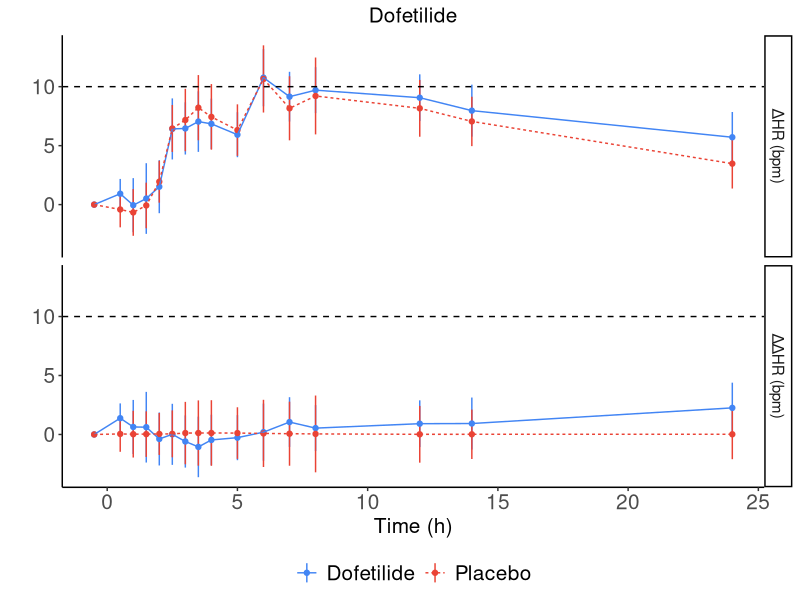
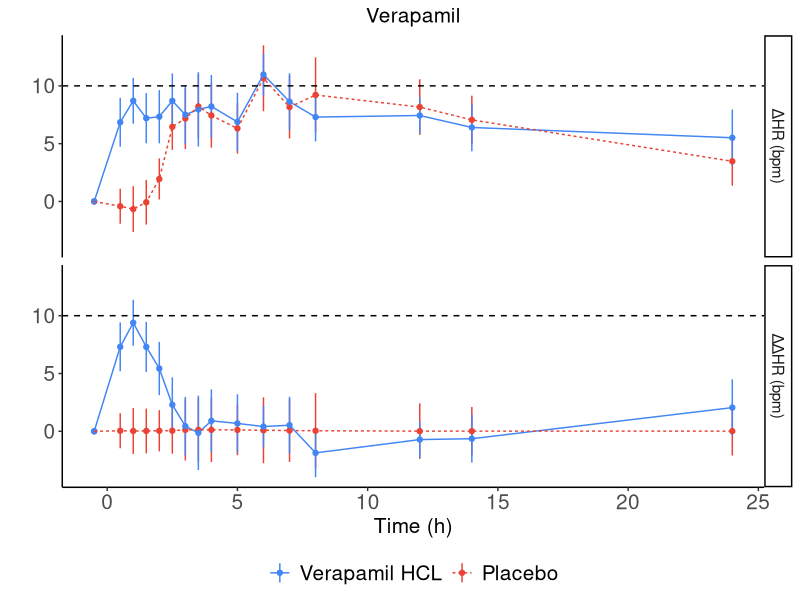
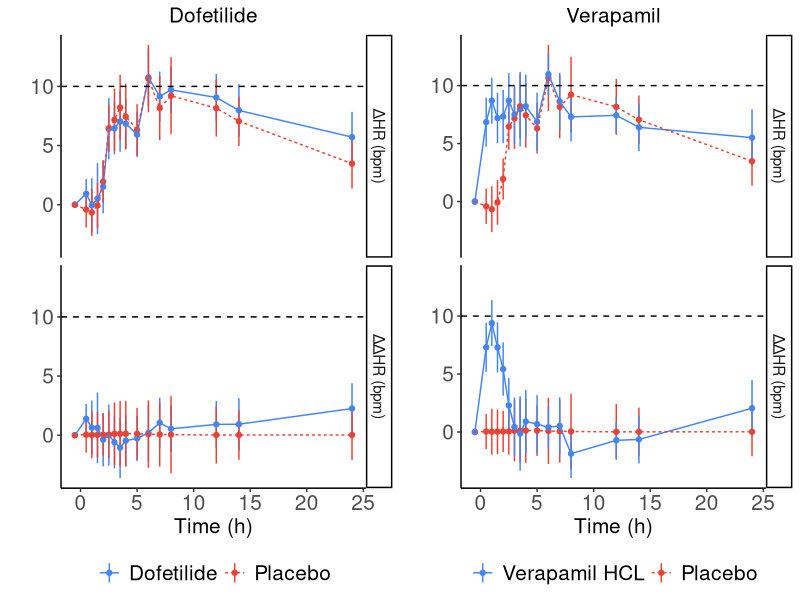

Reproduce these figures in R, in order. (Note: this script raises an error after producing the figures.)
## Created by: pharmacometrician
## Date: dd/mm/yyyy
## generate exploratory data analysis plots

#Clean environment
rm(list=ls())

library(dplyr)
library(cowplot)
library(ggplot2)
library(ggrepel)
library(readr)
library(tidyr)
library(ggthemes)

## Import datasetS
d0.dof <- read.csv("data/derived/qtpk_dofetilide.csv") 
d0.ver <- read.csv("data/derived/qtpk_verapamil.csv") 

## Settings for plots and labels
conc.label <- "Drug concentration (ng/mL)" 

# QT labels
delta.QTcF.label <- expression(paste(Delta,"QTcF (msec)"))
deltadelta.QTcF.label <- expression(paste(Delta,Delta,"QTcF (msec)"))

# time labels
time.label <- "Time (hours)"

# ggplot themes
theme_set(theme_bw(base_size = 12))

plot_settings <- list(
theme_classic(),
theme(axis.title = element_text(size = 15),
    axis.text = element_text(size = 15),
    legend.title = element_text(size = 15),
    legend.text = element_text(size = 15),
    strip.text.x = element_text(size = 15)))

## summary funciton 
my.sum.fun<-funs(mean   = mean(. ,na.rm=T),
                 median = median(. , na.rm=T),
                 min    = min(. ,na.rm=T),
                 max    = max(. ,na.rm=T),
                 sd     = sd(. ,na.rm=T), 
                 n      = sum(!is.na(.)),
                 se     = sd(. ,na.rm=T)/sqrt(sum(!is.na(.))),
                 LCL    = mean(. ,na.rm=T)+qnorm(0.05)*(sd(. ,na.rm=T)/sqrt(sum(!is.na(.)))),
                 UCL    = mean(. ,na.rm=T)+qnorm(0.95)*(sd(. ,na.rm=T)/sqrt(sum(!is.na(.)))))

## Generate Figure 1. Time course of dHR and ddHR

# dofetilide

hr.dt.dof <-d0.dof %>%
  # Make long dataset
  dplyr::select(USUBJID, TREAT, TIME, QTcF.CFB, HR.CFB, ddHR, CONC) %>%
  gather(key = KEY, value = VALUE, -USUBJID, -TREAT, -TIME) %>%
  ## Group by these factors
  group_by(KEY, TREAT, TIME) %>%
  ## Summarize HR, PK, and QT by factors using my summary function 
  summarise_at(vars(VALUE), my.sum.fun) %>%
  ## Show mean and Sd for PK and CI for HR and QT
  mutate(P.UCL = ifelse(KEY  == "CONC", mean+sd, UCL),
         P.LCL = ifelse(KEY  == "CONC", mean-sd, LCL)) %>%
  ungroup() %>%
  ## Labels for facets in plot
  mutate(key2=case_when(KEY=="CONC" ~ conc.label,
                        KEY=="HR.CFB" ~ "\u0394HR (bpm)",
                        KEY=="ddHR" ~ "\u0394\u0394HR (bpm)",
                        KEY=="QTcF.CFB" ~ "\u0394QTcF (msec)"
  ))

## Create cut-offs for time course plots
hline.data <- data.frame(cutoff = c(NA, 10, 10, 10),
                         KEY = c("CONC", "HR.CFB", "ddHR","QTcF.CFB"))

## To arrange group legend in plot
hr.dt.dof$TREAT <- factor(hr.dt.dof$TREAT, levels = c("Dofetilide","Placebo"))

## Make HR by time figure

By.Time.HR.dof <-ggplot(data=hr.dt.dof %>% filter(KEY %in% c("HR.CFB","ddHR")), aes(x=TIME,y=mean, col=TREAT))+
  geom_linerange(aes(ymin=P.LCL, ymax=P.UCL))+
  geom_point()+
  geom_line(aes(x=TIME,y=mean, linetype=TREAT, group=TREAT))+
  labs(title="Dofetilide",x="Time (h)", y="")+
  facet_grid(key2~.)+ 
  geom_hline(data = hline.data %>% filter(KEY %in% c("HR.CFB","ddHR")), aes(yintercept = cutoff), linetype="dashed") +
  theme(strip.text = element_text(
    size = 10)) +
  plot_settings +
  theme(legend.title=element_blank(),
        legend.position="bottom",
        plot.title = element_text(hjust = 0.5,size=15),
        strip.text = element_text(size = 11))+
  scale_color_gdocs()
By.Time.HR.dof

# verapamil
hr.dt.ver <-d0.ver %>%
  # Make long dataset
  dplyr::select(USUBJID, TREAT, TIME, QTcF.CFB, HR.CFB, ddHR, CONC) %>%
  gather(key = KEY, value = VALUE, -USUBJID, -TREAT, -TIME) %>%
  ## Group by these factors
  group_by(KEY, TREAT, TIME) %>%
  ## Summarize HR, PK, and QT by factors using my summary function 
  summarise_at(vars(VALUE), my.sum.fun) %>%
  ## Show mean and Sd for PK and CI for HR and QT
  mutate(P.UCL = ifelse(KEY  == "CONC", mean+sd, UCL),
         P.LCL = ifelse(KEY  == "CONC", mean-sd, LCL)) %>%
  ungroup() %>%
  ## Labels for facets in plot
  mutate(key2=case_when(KEY=="CONC" ~ conc.label,
                        KEY=="HR.CFB" ~ "\u0394HR (bpm)",
                        KEY=="ddHR" ~ "\u0394\u0394HR (bpm)",
                        KEY=="QTcF.CFB" ~ "\u0394QTcF (msec)"
  ))

## To arrange group legend in plot
hr.dt.ver$TREAT <- factor(hr.dt.ver$TREAT, levels = c("Verapamil HCL","Placebo"))

## Make HR by time figure

By.Time.HR.ver <-ggplot(data=hr.dt.ver %>% filter(KEY %in% c("HR.CFB","ddHR")), aes(x=TIME,y=mean, col=TREAT))+
  geom_linerange(aes(ymin=P.LCL, ymax=P.UCL))+
  geom_point()+
  geom_line(aes(x=TIME,y=mean, linetype=TREAT, group=TREAT))+
  labs(title="Verapamil",x="Time (h)", y="")+
  facet_grid(key2~.)+ 
  geom_hline(data = hline.data %>% filter(KEY %in% c("HR.CFB","ddHR")), aes(yintercept = cutoff), linetype="dashed") +
  theme(strip.text = element_text(
    size = 10)) +
  plot_settings +
  theme(legend.title=element_blank(),
        legend.position="bottom",
        plot.title = element_text(hjust = 0.5,size=15),
        strip.text = element_text(size = 11))+
  scale_color_gdocs()
By.Time.HR.ver

By.Time.HR.both <- plot_grid(By.Time.HR.dof, By.Time.HR.ver, align="hv")
By.Time.HR.both

ggsave("results/hr_plots.png", width = 10, height = 6)

## Generate Figure 2. QTc versus RR plot

# dofetilide
mplot.data.dof <- d0.dof %>% 
  dplyr::select(USUBJID, TREAT, ACTIVE, QT=QTm, RRm, QTcF, QTcB) %>%
  gather(value = value, key = type, -RRm, -USUBJID, -TREAT, -ACTIVE) 

## To arrange group legend in plot
mplot.data.dof$TREAT <- factor(mplot.data.dof$TREAT, levels = c("Dofetilide","Placebo"))

m.plot.dof <- ggplot(data=mplot.data.dof, aes(RRm, value, col=TREAT))+
  geom_point(alpha=0.2)+
  facet_wrap(~type, nrow=2)+          
  geom_smooth(aes(RRm, value, fill=TREAT),
              linewidth=1, method="lm", se=T)+
  labs(title="Dofetilide",x="RR interval (msec)", 
       y="") +
  plot_settings +
  theme(legend.title=element_blank(),
        legend.position="bottom",
        plot.title = element_text(hjust = 0.5,size=15))+
  scale_color_gdocs()+
  scale_fill_gdocs()
m.plot.dof

# verapamil
mplot.data.ver <- d0.ver %>% 
  dplyr::select(USUBJID, TREAT, ACTIVE, QT=QTm, RRm, QTcF, QTcB) %>%
  gather(value = value, key = type, -RRm, -USUBJID, -TREAT, -ACTIVE) 

## To arrange group legend in plot
mplot.data.ver$TREAT <- factor(mplot.data.ver$TREAT, levels = c("Verapamil HCL","Placebo"))

m.plot.ver <- ggplot(data=mplot.data.ver, aes(RRm, value, col=TREAT))+
  geom_point(alpha=0.2)+
  facet_wrap(~type, nrow=2)+          
  geom_smooth(aes(RRm, value, fill=TREAT),
              linewidth=1, method="lm", se=T)+
  labs(title="Verapamil",x="RR interval (msec)", 
       y="") +
  plot_settings +
  theme(legend.title=element_blank(),
        legend.position="bottom",
        plot.title = element_text(hjust = 0.5,size=15))+
  scale_color_gdocs()+
  scale_fill_gdocs()
m.plot.ver

m.plot.both <- plot_grid(m.plot.dof,m.plot.ver, align="hv")

ggsave("results/qt_vs_rr_plot.png", width = 12, height = 6)

## Generate Figure 3. Time course of drug concentration and dQTcF

# dofetilide
By.Time.QT.dof <-ggplot(data=hr.dt.dof %>% filter(KEY %in% c("CONC","QTcF.CFB")), aes(x=TIME,y=mean, col=TREAT))+
  geom_linerange(aes(ymin=P.LCL, ymax=P.UCL))+
  geom_point()+
  geom_line(aes(x=TIME,y=mean, linetype=TREAT, group=TREAT))+
  labs(title="Dofetilide",x="Time (h)", y="")+
  facet_grid(key2~.,scales = "free_y")+ 
  theme(strip.text = element_text(
    size = 10)) +
  plot_settings +
  theme(legend.title=element_blank(),
        legend.position="bottom",
        plot.title = element_text(hjust = 0.5,size=15),
        strip.text = element_text(size = 11))+
  scale_color_gdocs()
By.Time.QT.dof

# verapamil
By.Time.QT.ver <-ggplot(data=hr.dt.ver %>% filter(KEY %in% c("CONC","QTcF.CFB")), aes(x=TIME,y=mean, col=TREAT))+
  geom_linerange(aes(ymin=P.LCL, ymax=P.UCL))+
  geom_point()+
  geom_line(aes(x=TIME,y=mean, linetype=TREAT, group=TREAT))+
  labs(title="Verapamil",x="Time (h)", y="")+
  facet_grid(key2~.,scales = "free_y")+ 
  theme(strip.text = element_text(
    size = 10)) +
  plot_settings +
  theme(legend.title=element_blank(),
        legend.position="bottom",
        plot.title = element_text(hjust = 0.5,size=15),
        strip.text = element_text(size = 11))+
  scale_color_gdocs()
By.Time.QT.ver

By.Time.QT.both <- plot_grid(By.Time.QT.dof,By.Time.QT.ver, align="hv")

ggsave("results/conc_qt_timecourse.png", width = 12, height = 6)

## generate Figure 4. a) Hysteresis plot, b) Concentration versus ΔΔQTcF bin-plot

## Hysteresis plot dofetilide
hyst.qtpk.dof <- d0.dof %>%
  ## grouping factors 
  group_by(TREAT, TIME) %>% 
  ## summarize PK and ddQT by factors using my summary function 
  summarise_at(vars(CONC, ddQTcF), my.sum.fun) %>%
  mutate(TIME_LABEL = parse_factor(paste0(as.character(TIME)," h")))

Hysteresis.plot.dof <- ggplot(data=hyst.qtpk.dof %>%filter(TREAT!="Placebo"), aes(x=CONC_mean, y=ddQTcF_mean))+
  geom_path(alpha=0.7)+
  geom_pointrange(aes(ymin=ddQTcF_LCL, ymax=ddQTcF_UCL), alpha=0.5)+
  geom_text_repel(size =3, aes(label=TIME_LABEL))+
  labs(title="Dofetilide",
       x=conc.label, y=deltadelta.QTcF.label) +
  theme(plot.title = element_text(hjust = 0.5,size=15))
Hysteresis.plot.dof

## Hysteresis plot verapamil
hyst.qtpk.ver <- d0.ver %>%
  ## grouping factors 
  group_by(TREAT, TIME) %>% 
  ## summarize PK and ddQT by factors using my summary function 
  summarise_at(vars(CONC, ddQTcF), my.sum.fun) %>%
  mutate(TIME_LABEL = parse_factor(paste0(as.character(TIME)," h")))

Hysteresis.plot.ver <- ggplot(data=hyst.qtpk.ver %>%filter(TREAT!="Placebo"), aes(x=CONC_mean, y=ddQTcF_mean))+
  geom_path(alpha=0.7)+
  geom_pointrange(aes(ymin=ddQTcF_LCL, ymax=ddQTcF_UCL), alpha=0.5)+
  geom_text_repel(size =3, aes(label=TIME_LABEL))+
  labs(title="Verapamil",
       x=conc.label, y=deltadelta.QTcF.label) +
  theme(plot.title = element_text(hjust = 0.5,size=15))
Hysteresis.plot.ver

## Concentration versus ΔΔQTcF bin-plot dofetilide

Bin.qtpk.dof <- d0.dof %>%
  ## remove missing CONC, and ddQTcF and Placebo
  filter(!is.na(CONC) & !is.na(ddQTcF) & TREAT!="Placebo") %>%
  ## Create Deciles and use that as a factor for summary function 
  group_by(Decile=ntile(CONC, 10), TREAT) %>% 
  summarise_at(vars(CONC, ddQTcF), my.sum.fun)

## Create data for plotting bin width
## Shows the cutpoints of the bins (min and max)
plot.bins.dof<-expand.grid(cutpoints=c(Bin.qtpk.dof$CONC_min, max(d0.dof$CONC, na.rm=T)),
                       y.plot=min(Bin.qtpk.dof$ddQTcF_min, na.rm=T)*1.2)

d0.dof$TREAT <- factor(d0.dof$TREAT, levels = c("Dofetilide","Placebo"))

Explor.plot.dof <-ggplot()+
  geom_point(data=d0.dof, aes(x=CONC, y=ddQTcF, col=TREAT), alpha=0.2)+
  geom_smooth(data=d0.dof, method="lm",se=F, col="black", size=0.5, linetype=2, aes(x=CONC, y=ddQTcF))+
  geom_smooth(data=d0.dof, method="loess",se=F, col="#f44336", aes(x=CONC, y=ddQTcF))+
  geom_pointrange(data=Bin.qtpk.dof, aes(x=CONC_median, 
                                     ymax=ddQTcF_mean+ddQTcF_sd, 
                                     ymin=ddQTcF_mean-ddQTcF_sd,
                                     y=ddQTcF_mean, 
                                     col=TREAT)) +
  geom_point(data=plot.bins.dof, aes(y=y.plot, x=cutpoints), shape="|", size=2 )+
  geom_line(data=plot.bins.dof, aes(y=y.plot, x=cutpoints), size=0.25)+
  labs(x=conc.label, y=deltadelta.QTcF.label) +
  theme(legend.position="none") +
  scale_color_gdocs()
Explor.plot.dof

## Concentration versus ΔΔQTcF bin-plot verapamil

Bin.qtpk.ver <- d0.ver %>%
  ## remove missing CONC, and ddQTcF and Placebo
  filter(!is.na(CONC) & !is.na(ddQTcF) & TREAT!="Placebo") %>%
  ## Create Deciles and use that as a factor for summary function 
  group_by(Decile=ntile(CONC, 10), TREAT) %>% 
  summarise_at(vars(CONC, ddQTcF), my.sum.fun)

## Create data for plotting bin width
## Shows the cutpoints of the bins (min and max)
plot.bins.ver<-expand.grid(cutpoints=c(Bin.qtpk.ver$CONC_min, max(d0.ver$CONC, na.rm=T)),
                           y.plot=min(Bin.qtpk.ver$ddQTcF_min, na.rm=T)*1.2)

## To arrange group legend in plot
d0.ver$TREAT <- factor(d0.ver$TREAT, levels = c("Verapamil HCL","Placebo"))

Explor.plot.ver <-ggplot()+
  geom_point(data=d0.ver, aes(x=CONC, y=ddQTcF, col=TREAT), alpha=0.2)+
  geom_smooth(data=d0.ver, method="lm",se=F, col="black", size=0.5, linetype=2, aes(x=CONC, y=ddQTcF))+
  geom_smooth(data=d0.ver, method="loess",se=F, col="#f44336", aes(x=CONC, y=ddQTcF))+
  geom_pointrange(data=Bin.qtpk.ver, aes(x=CONC_median, 
                                         ymax=ddQTcF_mean+ddQTcF_sd, 
                                         ymin=ddQTcF_mean-ddQTcF_sd,
                                         y=ddQTcF_mean, 
                                         col=TREAT)) +
  geom_point(data=plot.bins.ver, aes(y=y.plot, x=cutpoints), shape="|", size=2 )+
  geom_line(data=plot.bins.ver, aes(y=y.plot, x=cutpoints), size=0.25)+
  labs(x=conc.label, y=deltadelta.QTcF.label) +
  theme(legend.position="none") +
  scale_color_gdocs()
Explor.plot.ver

fig4.both <- plot_grid(Hysteresis.plot.dof,Hysteresis.plot.ver,
                       Explor.plot.dof,Explor.plot.ver,
                       align="hv")
ggsave("results/Figure4.png", width = 10, height = 8)
